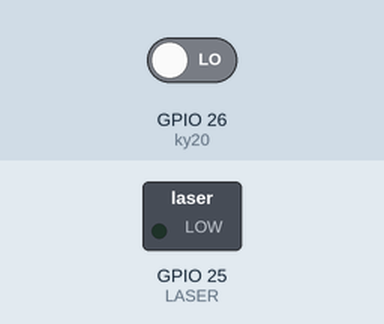
Recording of a sketch running on a simulated ESP32. Parts: switched loads named in the sketch (green lamp = pin HIGH). The test bench sets the inputs (shaded band); at power-on: GPIO 26 (ky20) LOW.

Above: at 1.2 s.
1.3 s: GPIO 26 (ky20) driven HIGH
At 2.0 s:
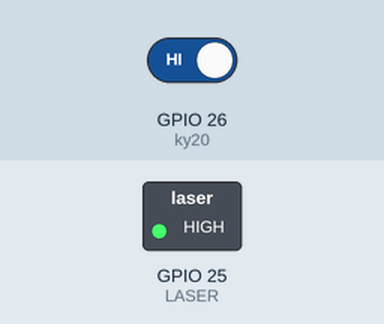
2.8 s: GPIO 26 (ky20) driven LOW
At 3.2 s:
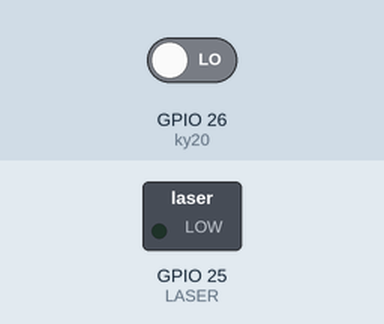
Timing chart, 0 to 5.8 s (numbered marks = the images above; inputs shaded):
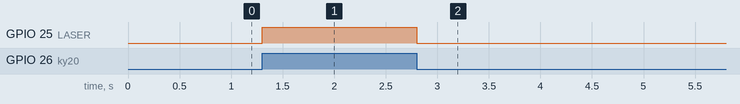

Measured:
- after the input at 1.3 s, GPIO 25 (LASER): LOW → HIGH at once
- after the input at 2.8 s, GPIO 25 (LASER): HIGH → LOW at once

The sketch:

INCLINCAION.ino
```cpp
int LASER = 25;
int ky20 = 26;
int inclina;
void setup() {
pinMode(LASER,OUTPUT);
pinMode(ky20, INPUT);
}
void loop()
{
  inclina = digitalRead(ky20);
if (inclina == HIGH) {
digitalWrite(LASER, HIGH);
}
else{
digitalWrite(LASER, LOW);
}
}
```
